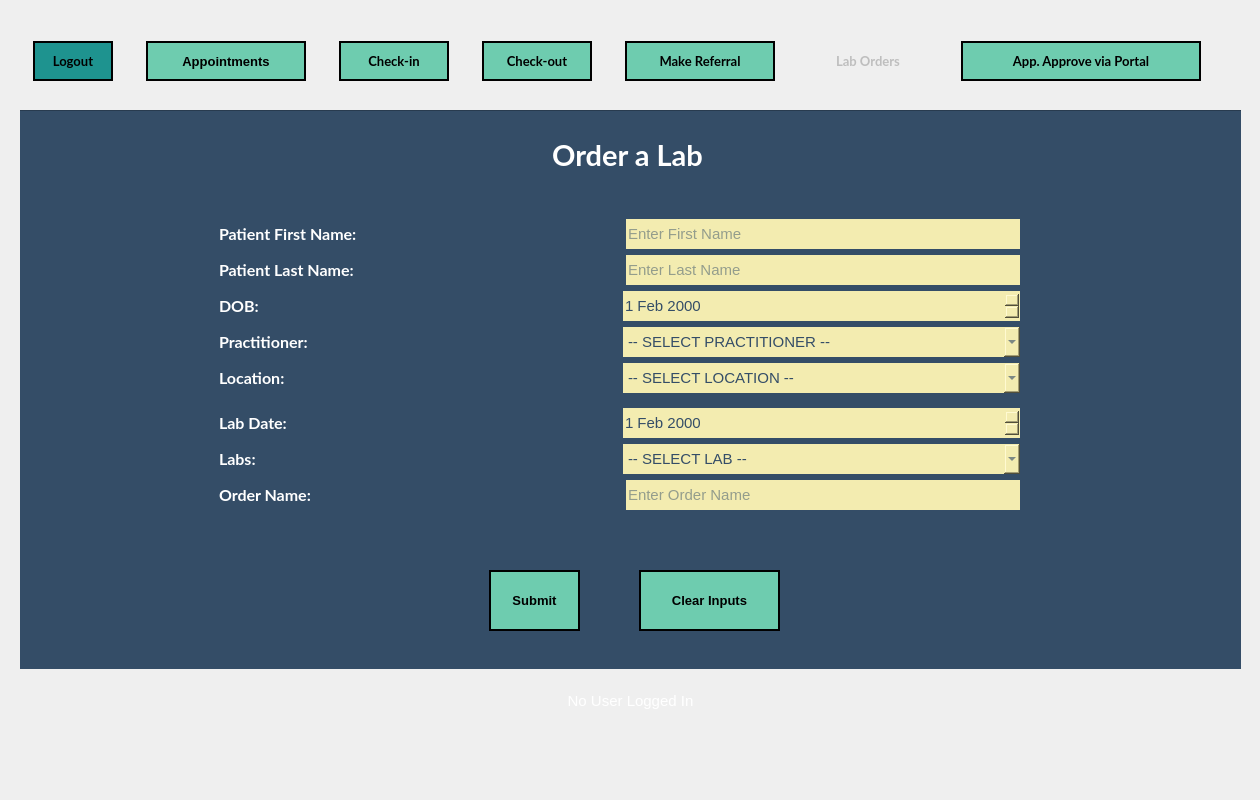
<?xml version="1.0" encoding="UTF-8"?>
<ui version="4.0">
 <class>MainWindow</class>
 <widget class="QMainWindow" name="MainWindow">
  <property name="geometry">
   <rect>
    <x>0</x>
    <y>0</y>
    <width>1260</width>
    <height>800</height>
   </rect>
  </property>
  <property name="minimumSize">
   <size>
    <width>1260</width>
    <height>800</height>
   </size>
  </property>
  <property name="maximumSize">
   <size>
    <width>1260</width>
    <height>800</height>
   </size>
  </property>
  <property name="windowTitle">
   <string>Forsyth Family Practice Center - [ TEMPLATE ]</string>
  </property>
  <property name="styleSheet">
   <string notr="true">border-image: url(:/newPrefix/imgs/app-bg.png);

QGroupBox, QFrame {
	border-image: none;
	border: none;
}</string>
  </property>
  <widget class="QWidget" name="centralwidget">
   <widget class="QGroupBox" name="groupBox_NavBar">
    <property name="geometry">
     <rect>
      <x>20</x>
      <y>40</y>
      <width>1221</width>
      <height>80</height>
     </rect>
    </property>
    <property name="styleSheet">
     <string notr="true">border: none; border-image: none;</string>
    </property>
    <property name="title">
     <string/>
    </property>
    <widget class="QWidget" name="layoutWidget">
     <property name="geometry">
      <rect>
       <x>0</x>
       <y>0</y>
       <width>1201</width>
       <height>42</height>
      </rect>
     </property>
     <layout class="QHBoxLayout" name="Layout_NavBar">
      <property name="spacing">
       <number>20</number>
      </property>
      <item>
       <widget class="QPushButton" name="Nav_LogoutBtn">
        <property name="minimumSize">
         <size>
          <width>80</width>
          <height>40</height>
         </size>
        </property>
        <property name="maximumSize">
         <size>
          <width>60</width>
          <height>16777215</height>
         </size>
        </property>
        <property name="font">
         <font>
          <family>Lato</family>
          <pointsize>10</pointsize>
          <weight>75</weight>
          <bold>true</bold>
         </font>
        </property>
        <property name="cursor">
         <cursorShape>PointingHandCursor</cursorShape>
        </property>
        <property name="styleSheet">
         <string notr="true">QPushButton {
	border-image: none;
	background-color: rgb(30, 147, 143);
	color: black;
	border: 2px solid black;
}

QPushButton::hover {
	background-color: rgb(14, 81, 85);
	color: white;
}</string>
        </property>
        <property name="text">
         <string>Logout</string>
        </property>
       </widget>
      </item>
      <item>
       <widget class="QPushButton" name="Nav_Appointments">
        <property name="sizePolicy">
         <sizepolicy hsizetype="Preferred" vsizetype="Fixed">
          <horstretch>0</horstretch>
          <verstretch>0</verstretch>
         </sizepolicy>
        </property>
        <property name="minimumSize">
         <size>
          <width>160</width>
          <height>40</height>
         </size>
        </property>
        <property name="maximumSize">
         <size>
          <width>90</width>
          <height>16777215</height>
         </size>
        </property>
        <property name="font">
         <font>
          <family>MS Shell Dlg 2</family>
          <pointsize>10</pointsize>
          <weight>75</weight>
          <bold>true</bold>
         </font>
        </property>
        <property name="cursor">
         <cursorShape>PointingHandCursor</cursorShape>
        </property>
        <property name="autoFillBackground">
         <bool>false</bool>
        </property>
        <property name="styleSheet">
         <string notr="true">QPushButton {
	border-image: none;
	background-color: #6ECCAF;
	color: black;
	border: 2px solid black;
}

QPushButton::hover {
	background-color: rgb(139, 231, 100);
	color: white;
}</string>
        </property>
        <property name="text">
         <string>Appointments</string>
        </property>
       </widget>
      </item>
      <item>
       <widget class="QPushButton" name="Nav_CheckinBtn">
        <property name="minimumSize">
         <size>
          <width>110</width>
          <height>40</height>
         </size>
        </property>
        <property name="maximumSize">
         <size>
          <width>80</width>
          <height>16777215</height>
         </size>
        </property>
        <property name="font">
         <font>
          <family>Lato</family>
          <pointsize>10</pointsize>
          <weight>75</weight>
          <bold>true</bold>
         </font>
        </property>
        <property name="cursor">
         <cursorShape>PointingHandCursor</cursorShape>
        </property>
        <property name="styleSheet">
         <string notr="true">QPushButton {
	border-image: none;
	background-color: #6ECCAF;
	color: black;
	border: 2px solid black;
}

QPushButton::hover {
	background-color: rgb(139, 231, 100);
	color: white;
}

</string>
        </property>
        <property name="text">
         <string>Check-in</string>
        </property>
       </widget>
      </item>
      <item>
       <widget class="QPushButton" name="Nav_CheckoutBtn">
        <property name="minimumSize">
         <size>
          <width>110</width>
          <height>40</height>
         </size>
        </property>
        <property name="maximumSize">
         <size>
          <width>90</width>
          <height>16777215</height>
         </size>
        </property>
        <property name="font">
         <font>
          <family>Lato</family>
          <pointsize>10</pointsize>
          <weight>75</weight>
          <bold>true</bold>
         </font>
        </property>
        <property name="cursor">
         <cursorShape>PointingHandCursor</cursorShape>
        </property>
        <property name="styleSheet">
         <string notr="true">QPushButton {
	border-image: none;
	background-color: #6ECCAF;
	color: black;
	border: 2px solid black;
}

QPushButton::hover {
	background-color: rgb(139, 231, 100);
	color: white;
}</string>
        </property>
        <property name="text">
         <string>Check-out</string>
        </property>
       </widget>
      </item>
      <item>
       <widget class="QPushButton" name="Nav_MakeReferralBtn">
        <property name="minimumSize">
         <size>
          <width>150</width>
          <height>40</height>
         </size>
        </property>
        <property name="maximumSize">
         <size>
          <width>110</width>
          <height>16777215</height>
         </size>
        </property>
        <property name="font">
         <font>
          <family>Lato</family>
          <pointsize>10</pointsize>
          <weight>75</weight>
          <bold>true</bold>
         </font>
        </property>
        <property name="cursor">
         <cursorShape>PointingHandCursor</cursorShape>
        </property>
        <property name="styleSheet">
         <string notr="true">QPushButton {
	border-image: none;
	background-color: #6ECCAF;
	color: black;
	border: 2px solid black;
}

QPushButton::hover {
	background-color: rgb(139, 231, 100);
	color: white;
}
</string>
        </property>
        <property name="text">
         <string>Make Referral</string>
        </property>
       </widget>
      </item>
      <item>
       <widget class="QPushButton" name="Nav_LabOrdersBtn">
        <property name="enabled">
         <bool>false</bool>
        </property>
        <property name="minimumSize">
         <size>
          <width>120</width>
          <height>40</height>
         </size>
        </property>
        <property name="maximumSize">
         <size>
          <width>90</width>
          <height>16777215</height>
         </size>
        </property>
        <property name="font">
         <font>
          <family>Lato</family>
          <pointsize>10</pointsize>
          <weight>75</weight>
          <bold>true</bold>
         </font>
        </property>
        <property name="cursor">
         <cursorShape>PointingHandCursor</cursorShape>
        </property>
        <property name="styleSheet">
         <string notr="true">QPushButton {
	border-image: none;
	background-color: rgba(110, 204, 175, .2);
	color: rgba(0, 0, 0, .2);
	border: 2px solid rgba(0, 0, 0, .2);
}

QPushButton::hover {
	background-color: rgb(139, 231, 100);
	color: white;
}</string>
        </property>
        <property name="text">
         <string>Lab Orders</string>
        </property>
       </widget>
      </item>
      <item>
       <widget class="QPushButton" name="Nav_ApproveAppointmentsBtn">
        <property name="minimumSize">
         <size>
          <width>240</width>
          <height>40</height>
         </size>
        </property>
        <property name="maximumSize">
         <size>
          <width>90</width>
          <height>16777215</height>
         </size>
        </property>
        <property name="font">
         <font>
          <family>Lato</family>
          <pointsize>10</pointsize>
          <weight>75</weight>
          <bold>true</bold>
         </font>
        </property>
        <property name="cursor">
         <cursorShape>PointingHandCursor</cursorShape>
        </property>
        <property name="styleSheet">
         <string notr="true">QPushButton {
	border-image: none;
	background-color: #6ECCAF;
	color: black;
	border: 2px solid black;
}

QPushButton::hover {
	background-color: rgb(139, 231, 100);
	color: white;
}</string>
        </property>
        <property name="text">
         <string>App. Approve via Portal</string>
        </property>
       </widget>
      </item>
     </layout>
    </widget>
   </widget>
   <widget class="QWidget" name="layoutWidget">
    <property name="geometry">
     <rect>
      <x>0</x>
      <y>0</y>
      <width>2</width>
      <height>2</height>
     </rect>
    </property>
    <layout class="QHBoxLayout" name="horizontalLayout_6"/>
   </widget>
   <widget class="QFrame" name="Main_Frame">
    <property name="geometry">
     <rect>
      <x>20</x>
      <y>110</y>
      <width>1221</width>
      <height>559</height>
     </rect>
    </property>
    <property name="minimumSize">
     <size>
      <width>0</width>
      <height>0</height>
     </size>
    </property>
    <property name="maximumSize">
     <size>
      <width>16777215</width>
      <height>16777215</height>
     </size>
    </property>
    <property name="styleSheet">
     <string notr="true">QFrame {
	border-image: none;
	background-color: rgb(52, 77, 103);
}



QLineEdit, QComboBox, QDateEdit, QDateTimeEdit {
	border-image: none;
    border: none;
	min-width: 200px;
	height: 30px;
	background-color: #F3ECB0;
	color: #344D67;
	font-family: &quot;MS Shell Dlg 2&quot;;
	font-size: 11;
}

QLabel {
	color: white;
}</string>
    </property>
    <property name="frameShape">
     <enum>QFrame::StyledPanel</enum>
    </property>
    <property name="frameShadow">
     <enum>QFrame::Raised</enum>
    </property>
    <widget class="QFrame" name="InputFrame">
     <property name="geometry">
      <rect>
       <x>-1</x>
       <y>0</y>
       <width>1251</width>
       <height>561</height>
      </rect>
     </property>
     <property name="styleSheet">
      <string notr="true">border-image: none;
</string>
     </property>
     <property name="frameShape">
      <enum>QFrame::StyledPanel</enum>
     </property>
     <property name="frameShadow">
      <enum>QFrame::Raised</enum>
     </property>
     <widget class="QWidget" name="verticalLayoutWidget">
      <property name="geometry">
       <rect>
        <x>200</x>
        <y>100</y>
        <width>801</width>
        <height>311</height>
       </rect>
      </property>
      <layout class="QVBoxLayout" name="verticalLayout_Top_2">
       <item>
        <layout class="QVBoxLayout" name="verticalLayout">
         <item>
          <layout class="QHBoxLayout" name="Layout_PatientFirstName">
           <item>
            <widget class="QLabel" name="Label_PatientFirstName">
             <property name="font">
              <font>
               <family>Lato</family>
               <pointsize>12</pointsize>
               <weight>75</weight>
               <bold>true</bold>
              </font>
             </property>
             <property name="styleSheet">
              <string notr="true"/>
             </property>
             <property name="text">
              <string>Patient First Name:</string>
             </property>
            </widget>
           </item>
           <item>
            <widget class="QLineEdit" name="LineEdit_PatientFirstName">
             <property name="minimumSize">
              <size>
               <width>200</width>
               <height>0</height>
              </size>
             </property>
             <property name="maximumSize">
              <size>
               <width>394</width>
               <height>16777215</height>
              </size>
             </property>
             <property name="font">
              <font>
               <family>MS Shell Dlg 2</family>
               <pointsize>11</pointsize>
              </font>
             </property>
             <property name="styleSheet">
              <string notr="true"/>
             </property>
             <property name="text">
              <string/>
             </property>
             <property name="alignment">
              <set>Qt::AlignLeading|Qt::AlignLeft|Qt::AlignVCenter</set>
             </property>
             <property name="placeholderText">
              <string>Enter First Name</string>
             </property>
            </widget>
           </item>
          </layout>
         </item>
         <item>
          <layout class="QHBoxLayout" name="Layout_PatientLastName">
           <item>
            <widget class="QLabel" name="Label_PatientLastName">
             <property name="font">
              <font>
               <family>Lato</family>
               <pointsize>12</pointsize>
               <weight>75</weight>
               <bold>true</bold>
              </font>
             </property>
             <property name="styleSheet">
              <string notr="true"/>
             </property>
             <property name="text">
              <string>Patient Last Name:</string>
             </property>
            </widget>
           </item>
           <item>
            <widget class="QLineEdit" name="LineEdit_PatientLastName">
             <property name="minimumSize">
              <size>
               <width>200</width>
               <height>0</height>
              </size>
             </property>
             <property name="maximumSize">
              <size>
               <width>394</width>
               <height>16777215</height>
              </size>
             </property>
             <property name="font">
              <font>
               <family>MS Shell Dlg 2</family>
               <pointsize>11</pointsize>
              </font>
             </property>
             <property name="styleSheet">
              <string notr="true"/>
             </property>
             <property name="text">
              <string/>
             </property>
             <property name="placeholderText">
              <string>Enter Last Name</string>
             </property>
            </widget>
           </item>
          </layout>
         </item>
         <item>
          <layout class="QHBoxLayout" name="Layout_DOB">
           <item>
            <widget class="QLabel" name="Label_DOB">
             <property name="font">
              <font>
               <family>Lato</family>
               <pointsize>12</pointsize>
               <weight>75</weight>
               <bold>true</bold>
              </font>
             </property>
             <property name="styleSheet">
              <string notr="true"/>
             </property>
             <property name="text">
              <string>DOB:</string>
             </property>
            </widget>
           </item>
           <item>
            <widget class="QDateEdit" name="dateEdit_DOB">
             <property name="font">
              <font>
               <family>MS Shell Dlg 2</family>
               <pointsize>11</pointsize>
              </font>
             </property>
             <property name="date">
              <date>
               <year>2000</year>
               <month>2</month>
               <day>1</day>
              </date>
             </property>
            </widget>
           </item>
          </layout>
         </item>
         <item>
          <layout class="QVBoxLayout" name="verticalLayout_3">
           <item>
            <layout class="QHBoxLayout" name="Layout_Practitioner">
             <item>
              <widget class="QLabel" name="Label_Practitioner">
               <property name="font">
                <font>
                 <family>Lato</family>
                 <pointsize>12</pointsize>
                 <weight>75</weight>
                 <bold>true</bold>
                </font>
               </property>
               <property name="styleSheet">
                <string notr="true"/>
               </property>
               <property name="text">
                <string>Practitioner:</string>
               </property>
              </widget>
             </item>
             <item>
              <widget class="QComboBox" name="comboBox_Practitioner">
               <property name="font">
                <font>
                 <family>MS Shell Dlg 2</family>
                 <pointsize>11</pointsize>
                </font>
               </property>
               <item>
                <property name="text">
                 <string>-- SELECT PRACTITIONER --</string>
                </property>
               </item>
              </widget>
             </item>
            </layout>
           </item>
           <item>
            <layout class="QHBoxLayout" name="Layout_LocationID">
             <item>
              <widget class="QLabel" name="Label_LocationID">
               <property name="font">
                <font>
                 <family>Lato</family>
                 <pointsize>12</pointsize>
                 <weight>75</weight>
                 <bold>true</bold>
                </font>
               </property>
               <property name="styleSheet">
                <string notr="true"/>
               </property>
               <property name="text">
                <string>Location:</string>
               </property>
              </widget>
             </item>
             <item>
              <widget class="QComboBox" name="comboBox_LocationID">
               <property name="font">
                <font>
                 <family>MS Shell Dlg 2</family>
                 <pointsize>11</pointsize>
                </font>
               </property>
               <item>
                <property name="text">
                 <string>-- SELECT LOCATION --</string>
                </property>
               </item>
              </widget>
             </item>
            </layout>
           </item>
          </layout>
         </item>
        </layout>
       </item>
       <item>
        <layout class="QVBoxLayout" name="verticalLayout_2">
         <item>
          <layout class="QVBoxLayout" name="verticalLayout_4">
           <item>
            <layout class="QHBoxLayout" name="Layout_LabDate">
             <item>
              <widget class="QLabel" name="Label_LabDate">
               <property name="font">
                <font>
                 <family>Lato</family>
                 <pointsize>12</pointsize>
                 <weight>75</weight>
                 <bold>true</bold>
                </font>
               </property>
               <property name="styleSheet">
                <string notr="true"/>
               </property>
               <property name="text">
                <string>Lab Date:</string>
               </property>
              </widget>
             </item>
             <item>
              <widget class="QDateEdit" name="dateEdit_LabDate">
               <property name="font">
                <font>
                 <family>MS Shell Dlg 2</family>
                 <pointsize>11</pointsize>
                </font>
               </property>
               <property name="date">
                <date>
                 <year>2000</year>
                 <month>2</month>
                 <day>1</day>
                </date>
               </property>
              </widget>
             </item>
            </layout>
           </item>
          </layout>
         </item>
         <item>
          <layout class="QHBoxLayout" name="Layout_PossibleLabs">
           <item>
            <widget class="QLabel" name="Label_PossibleLabs">
             <property name="font">
              <font>
               <family>Lato</family>
               <pointsize>12</pointsize>
               <weight>75</weight>
               <bold>true</bold>
              </font>
             </property>
             <property name="styleSheet">
              <string notr="true"/>
             </property>
             <property name="text">
              <string>Labs:</string>
             </property>
            </widget>
           </item>
           <item>
            <widget class="QComboBox" name="comboBox_PossibleLabs">
             <property name="minimumSize">
              <size>
               <width>200</width>
               <height>0</height>
              </size>
             </property>
             <property name="font">
              <font>
               <family>MS Shell Dlg 2</family>
               <pointsize>11</pointsize>
              </font>
             </property>
             <item>
              <property name="text">
               <string>-- SELECT LAB --</string>
              </property>
             </item>
            </widget>
           </item>
          </layout>
         </item>
         <item>
          <layout class="QHBoxLayout" name="Layout_LabOrderName">
           <item>
            <widget class="QLabel" name="Label_LabOrderName">
             <property name="font">
              <font>
               <family>Lato</family>
               <pointsize>12</pointsize>
               <weight>75</weight>
               <bold>true</bold>
              </font>
             </property>
             <property name="styleSheet">
              <string notr="true"/>
             </property>
             <property name="text">
              <string>Order Name:</string>
             </property>
            </widget>
           </item>
           <item>
            <widget class="QLineEdit" name="LineEdit_LabOrderName">
             <property name="maximumSize">
              <size>
               <width>394</width>
               <height>16777215</height>
              </size>
             </property>
             <property name="font">
              <font>
               <family>MS Shell Dlg 2</family>
               <pointsize>11</pointsize>
              </font>
             </property>
             <property name="styleSheet">
              <string notr="true"/>
             </property>
             <property name="text">
              <string/>
             </property>
             <property name="placeholderText">
              <string>Enter Order Name</string>
             </property>
            </widget>
           </item>
          </layout>
         </item>
        </layout>
       </item>
      </layout>
     </widget>
     <widget class="QPushButton" name="pushButton_SubmitLabOrder">
      <property name="geometry">
       <rect>
        <x>470</x>
        <y>460</y>
        <width>91</width>
        <height>61</height>
       </rect>
      </property>
      <property name="font">
       <font>
        <pointsize>10</pointsize>
        <weight>75</weight>
        <bold>true</bold>
       </font>
      </property>
      <property name="styleSheet">
       <string notr="true">QPushButton {
	border-image: none;
	background-color: #6ECCAF;
	color: black;
	border: 2px solid black;
}

QPushButton::hover {
	background-color: rgb(14, 81, 85);
	color: white;
}</string>
      </property>
      <property name="text">
       <string>Submit</string>
      </property>
     </widget>
     <widget class="QPushButton" name="pushButton_ClearLabOrders">
      <property name="geometry">
       <rect>
        <x>620</x>
        <y>460</y>
        <width>141</width>
        <height>61</height>
       </rect>
      </property>
      <property name="font">
       <font>
        <pointsize>10</pointsize>
        <weight>75</weight>
        <bold>true</bold>
       </font>
      </property>
      <property name="styleSheet">
       <string notr="true">QPushButton {
	border-image: none;
	background-color: #6ECCAF;
	color: black;
	border: 2px solid black;
}

QPushButton::hover {
	background-color: rgb(14, 81, 85);
	color: white;
}</string>
      </property>
      <property name="text">
       <string>Clear Inputs</string>
      </property>
     </widget>
     <widget class="QLabel" name="Lable_CheckIns">
      <property name="geometry">
       <rect>
        <x>-12</x>
        <y>20</y>
        <width>1241</width>
        <height>50</height>
       </rect>
      </property>
      <property name="minimumSize">
       <size>
        <width>0</width>
        <height>50</height>
       </size>
      </property>
      <property name="maximumSize">
       <size>
        <width>16777215</width>
        <height>50</height>
       </size>
      </property>
      <property name="font">
       <font>
        <family>Lato</family>
        <pointsize>22</pointsize>
        <weight>75</weight>
        <bold>true</bold>
       </font>
      </property>
      <property name="styleSheet">
       <string notr="true">QLabel {
	color: white;
}</string>
      </property>
      <property name="text">
       <string>Order a Lab</string>
      </property>
      <property name="alignment">
       <set>Qt::AlignCenter</set>
      </property>
     </widget>
    </widget>
   </widget>
   <widget class="QGroupBox" name="horizontalGroupBox">
    <property name="geometry">
     <rect>
      <x>20</x>
      <y>670</y>
      <width>1221</width>
      <height>61</height>
     </rect>
    </property>
    <property name="styleSheet">
     <string notr="true">QGroupBox {
	border: none;
	border-image: none;
	background-color: none;
}</string>
    </property>
    <layout class="QHBoxLayout" name="horizontalLayout_5">
     <item>
      <widget class="QLabel" name="currentUserLabel">
       <property name="font">
        <font>
         <pointsize>11</pointsize>
        </font>
       </property>
       <property name="styleSheet">
        <string notr="true">QLabel {
	background-color: none;
	border-image: none;
	color: white;
}</string>
       </property>
       <property name="text">
        <string>No User Logged In</string>
       </property>
       <property name="alignment">
        <set>Qt::AlignCenter</set>
       </property>
      </widget>
     </item>
    </layout>
   </widget>
  </widget>
 </widget>
 <resources>
  <include location="assets/qrc/app-bg.qrc"/>
 </resources>
 <connections/>
</ui>
